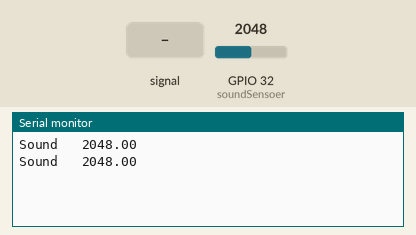
Recording of a sketch running on a simulated ESP32. Parts: the last lines printed to the serial monitor. Inputs (shaded band) come from the test bench; at power-on: GPIO 32 (soundSensoer) = 2048.

Above: at 1.8 s.
1.9 s: GPIO 32 (soundSensoer) fed a 200 Hz sine of ±327 counts around its level
At 2.8 s:
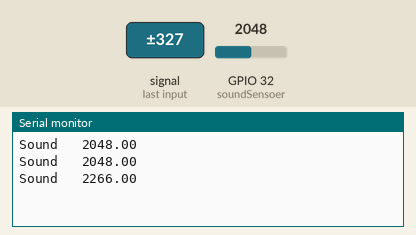
3.4 s: GPIO 32 (soundSensoer) set to 2866
At 4.7 s:
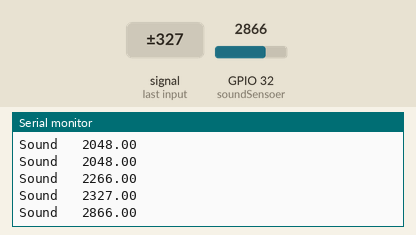
4.9 s: GPIO 32 (soundSensoer) fed a 1000 Hz sine of ±1023 counts around its level
At 5.5 s:
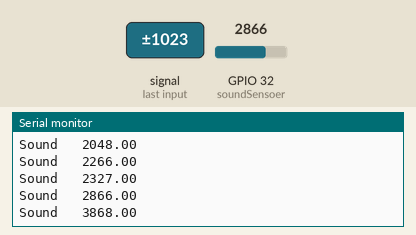
6.4 s: GPIO 32 (soundSensoer) set to 3603
At 7.8 s:
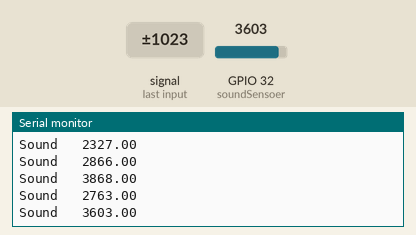
Timing chart, 0 to 8.9 s (numbered marks = the images above; inputs shaded):
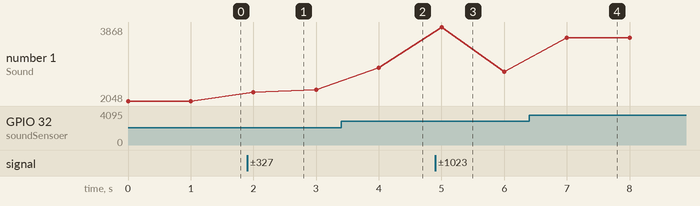

The sketch:

soundSensor.ino
```cpp
int coSensorPin=39;//GPIO39
int gasSensorPin=36;//GPIO39
int soundSensoer= 32;

float valGas;
float valCo;
float valSound;
int soundArray[100];
int countSoundSmall=0;
int countSoundBig=0;
int countSoundVeryBig=0;
int countSoundMax=0;


void setup()
{
  Serial.begin(115200);
  pinMode(coSensorPin, INPUT);
  pinMode(gasSensorPin, INPUT);
  pinMode(soundSensoer, INPUT);
}

void loop()
{
//  valGas=analogRead(gasSensorPin);
//  valCo=analogRead(coSensorPin);
  valSound = analogRead(soundSensoer);
//  Serial.println("gas  "+String(valGas));
//  Serial.println("Co   "+String(valCo));
  Serial.println("Sound   "+String(valSound));
  delay(1000);
  /*
  for(int i=0;i<50;i++)
  {
      soundArray[i]= analogRead(soundSensorPin);
      delay(2);
  }

  for(int i=0; i<50; i++)
  {
    if(soundArray[i]>2950)
      countSoundSmall++;
    if(soundArray[i]>3200)
      countSoundBig++;
    if(soundArray[i]>3500)
     countSoundVeryBig++;
    if(soundArray[i]>4000)
      countSoundMax++;
  }

  if(countSoundSmall >= 5)
  {
    Serial.println("Sound Small");
  }
  if(countSoundBig>=5)
  {
   Serial.println("sound Big");
  }
  if(countSoundVeryBig>=5)
  {
    Serial.println("sound very Big");
  }
  if(countSoundMax>=5)
  {
    Serial.println("noisy! Stop work now");
  }

  countSoundSmall=0;
  countSoundBig=0;
  countSoundVeryBig=0;
  countSoundMax=0;

  for(int i=0; i<50; i++)
    soundArray[i]=0;
    */
}
```

Measured:
- after the input at 1.9 s, the serial monitor: prints a new line after 0.10 s (image 1)
- after the input at 3.4 s, the serial monitor: prints a new line after 0.60 s (image 2)
- after the input at 4.9 s, the serial monitor: prints a new line after 0.10 s (image 3)
- after the input at 6.4 s, the serial monitor: prints a new line after 0.60 s (image 4)
- plotted number 1: 2048 → 2327 after the input at 1.9 s, 2327 → 2866 after the input at 3.4 s, 2866 → 2763 after the input at 4.9 s, 2763 → 3603 after the input at 6.4 s
